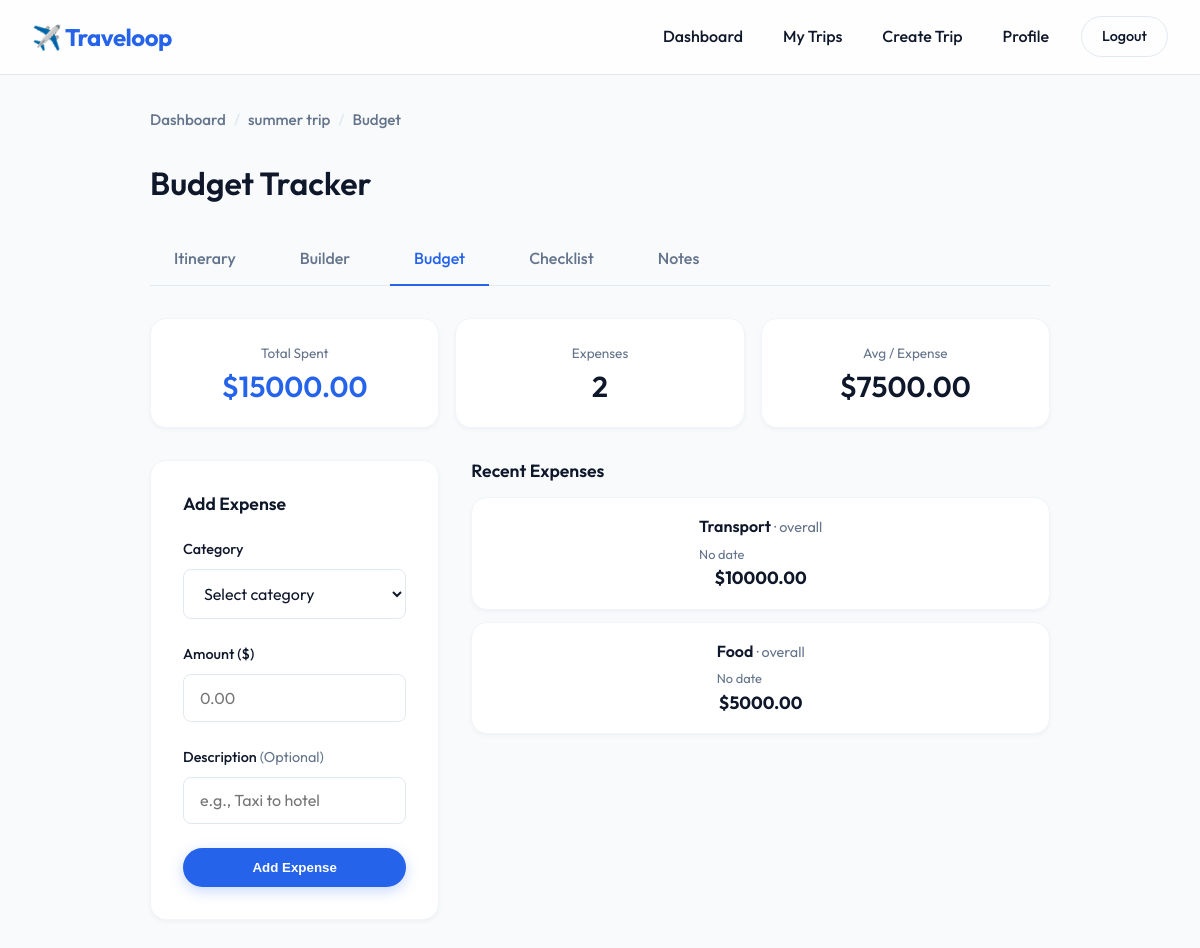
/trips/1/budget (signed in), run on the app's committed database.
### database/models.py (models this page shows)
class Trip(db.Model):
    id = db.Column(db.Integer, primary_key=True)
    user_id = db.Column(db.Integer, db.ForeignKey('user.id'), nullable=False)
    name = db.Column(db.String(100), nullable=False)
    start_date = db.Column(db.Date, nullable=False)
    end_date = db.Column(db.Date, nullable=False)
    description = db.Column(db.Text)
    cover_photo = db.Column(db.String(255))
    is_public = db.Column(db.Boolean, default=False)
    created_at = db.Column(db.DateTime, default=lambda: datetime.now(timezone.utc))
    stops = db.relationship('Stop', backref='trip', lazy=True, cascade='all, delete-orphan')
    expenses = db.relationship('Expense', backref='trip', lazy=True, cascade='all, delete-orphan')
    checklist_items = db.relationship('ChecklistItem', backref='trip', lazy=True, cascade='all, delete-orphan')
    notes = db.relationship('Note', backref='trip', lazy=True, cascade='all, delete-orphan')

class Expense(db.Model):
    id = db.Column(db.Integer, primary_key=True)
    trip_id = db.Column(db.Integer, db.ForeignKey('trip.id'), nullable=False)
    category = db.Column(db.String(50), nullable=False) # e.g., 'Transport', 'Accommodation'
    amount = db.Column(db.Float, nullable=False)
    currency = db.Column(db.String(3), default='USD')
    date = db.Column(db.Date, default=lambda: datetime.now(timezone.utc).date())
    description = db.Column(db.String(255))

### backend/features.py (the view, shortened to what this page needs)
@features_bp.route('/trips/<int:trip_id>/budget', methods=['GET', 'POST'])
@login_required
def budget(trip_id):
    trip = check_trip_access(trip_id)
    if not trip:
        return redirect(url_for('trips.dashboard'))
    total_cost = sum(e.amount for e in trip.expenses)
    return render_template('budget.html', trip=trip, total_cost=total_cost)

### backend/features.py (called while the page is built)
def check_trip_access(trip_id):
    trip = Trip.query.get_or_404(trip_id)
    if trip.user_id != current_user.id:
        return None
    return trip

### database/models.py (called while the page is built)
@login_manager.user_loader
def load_user(user_id):
    return User.query.get(int(user_id))

### templates/budget.html (shortened to what this page needs)
{% extends "base.html" %}
{% block content %}
<div style="max-width: 900px; margin: 0 auto;">
    <div class="breadcrumb">
        <a href="{{ url_for('trips.dashboard') }}">Dashboard</a>
        <span class="separator">/</span>
        <a href="{{ url_for('trips.view_trip', trip_id=trip.id) }}">{{ trip.name }}</a>
        <span class="separator">/</span>
        <span>Budget</span>
    </div>
    <h2 style="font-size: 2rem; margin-bottom: 2rem;">Budget Tracker</h2>
    <div class="trip-nav">
        <a href="{{ url_for('trips.view_trip', trip_id=trip.id) }}">Itinerary</a>
        <a href="{{ url_for('trips.trip_builder', trip_id=trip.id) }}">Builder</a>
        <a href="{{ url_for('features.budget', trip_id=trip.id) }}" class="active">Budget</a>
        <a href="{{ url_for('features.checklist', trip_id=trip.id) }}">Checklist</a>
        <a href="{{ url_for('features.notes', trip_id=trip.id) }}">Notes</a>
    </div>
    <div style="display: grid; grid-template-columns: repeat(3, 1fr); gap: 1rem; margin-bottom: 2rem;">
        <div class="card" style="text-align: center; padding: 1.5rem;">
            <p style="font-size: 0.85rem; color: var(--text-muted); margin-bottom: 0.25rem;">Total Spent</p>
            <h3 style="font-size: 1.8rem; color: var(--primary);">${{ "%.2f"|format(trip.expenses|sum(attribute='amount')) }}</h3>
        </div>
        <div class="card" style="text-align: center; padding: 1.5rem;">
            <p style="font-size: 0.85rem; color: var(--text-muted); margin-bottom: 0.25rem;">Expenses</p>
            <h3 style="font-size: 1.8rem;">{{ trip.expenses|length }}</h3>
        </div>
        <div class="card" style="text-align: center; padding: 1.5rem;">
            <p style="font-size: 0.85rem; color: var(--text-muted); margin-bottom: 0.25rem;">Avg / Expense</p>
            <h3 style="font-size: 1.8rem;">
                {% if trip.expenses|length > 0 %}
                    ${{ "%.2f"|format((trip.expenses|sum(attribute='amount')) / (trip.expenses|length)) }}
                {% else %}
                    $0
                {% endif %}
            </h3>
        </div>
    </div>
    <div style="display: flex; gap: 2rem; align-items: flex-start;">
        <div style="flex: 1;">
            <div class="card" style="padding: 2rem;">
                <h3 style="margin-bottom: 1.5rem; font-size: 1.1rem;">Add Expense</h3>
                <form method="POST">
                    <div class="form-group">
                        <label for="category">Category</label>
                        <select name="category" id="category" class="form-control" required>
                            <option value="" disabled selected>Select category</option>
                        </select>
                    </div>
                    <div class="form-group">
                        <label for="amount">Amount ($)</label>
                        <input type="number" step="0.01" id="amount" name="amount" class="form-control" placeholder="0.00" required>
                    </div>
                    <div class="form-group">
                        <label for="description">Description <span style="color: var(--text-muted); font-weight: 400;">(Optional)</span></label>
                        <input type="text" id="description" name="description" class="form-control" placeholder="e.g., Taxi to hotel">
                    </div>
                    <button type="submit" class="btn btn-primary btn-block">Add Expense</button>
                </form>
            </div>
        </div>
        <div style="flex: 2;">
            <h3 style="margin-bottom: 1rem; font-size: 1.1rem;">Recent Expenses</h3>
            {% if trip.expenses %}
                {% for expense in trip.expenses|sort(attribute='date', reverse=True) %}
                    <div class="card" style="padding: 1rem 1.5rem; margin-bottom: 0.75rem; display: flex; justify-content: space-between; align-items: center;">
                        <div>
                            <span style="font-weight: 600;">{{ expense.category }}</span>
                            {% if expense.description %}
                                <span style="color: var(--text-muted); font-size: 0.9rem;"> · {{ expense.description }}</span>
                            {% endif %}
                            <p style="font-size: 0.8rem; color: var(--text-muted); margin-top: 0.25rem;">{{ expense.date.strftime('%b %d, %Y') if expense.date else 'No date' }}</p>
                        </div>
                        <span style="font-weight: 700; font-size: 1.1rem;">${{ "%.2f"|format(expense.amount) }}</span>
                    </div>
                {% endfor %}
            {% else %}
                <div class="card" style="padding: 3rem; text-align: center;">
                    <p style="color: var(--text-muted);">No expenses recorded yet. Add your first one!</p>
                </div>
            {% endif %}
        </div>
    </div>
</div>
{% endblock %}

### static/style.css (style rules this page uses)
:root { --primary: #2563EB; --primary-hover: #1D4ED8; --secondary: #10B981; --secondary-hover: #059669; --danger: #EF4444; --danger-hover: #DC2626; --bg-main: #F8FAFC; --bg-card: #FFFFFF; --bg-nav: #FFFFFF; --text-main: #0F172A; --text-muted: #64748B; --border: #E2E8F0; --border-light: #F1F5F9; --radius-sm: 8px; --radius-md: 16px; --radius-lg: 24px; --radius-full: 9999px; --shadow-sm: 0 2px 4px rgba(15, 23, 42, 0.04); --shadow-md: 0 4px 12px rgba(15, 23, 42, 0.06); --shadow-lg: 0 12px 32px rgba(15, 23, 42, 0.08); }
* { box-sizing: border-box; margin: 0; padding: 0; }
body { font-family: 'Outfit', sans-serif; background-color: var(--bg-main); color: var(--text-main); line-height: 1.6; -webkit-font-smoothing: antialiased; }
a { text-decoration: none; color: var(--primary); transition: all 0.2s ease; }
h1, h2, h3, h4, h5 { font-weight: 600; line-height: 1.2; color: var(--text-main); }
p { color: var(--text-muted); }
.btn { display: inline-block; padding: 0.75rem 1.5rem; border-radius: var(--radius-full); font-weight: 600; text-align: center; cursor: pointer; border: none; transition: all 0.2s cubic-bezier(0.4, 0, 0.2, 1); }
.btn-primary { background-color: var(--primary); color: white; box-shadow: 0 4px 14px rgba(37, 99, 235, 0.25); }
.btn-block { display: block; width: 100%; }
.trip-card, .card { background: var(--bg-card); border-radius: var(--radius-md); padding: 1.5rem; box-shadow: var(--shadow-sm); border: 1px solid var(--border-light); display: flex; flex-direction: column; transition: all 0.3s ease; }
.form-group { margin-bottom: 1.5rem; }
.form-group label { display: block; font-weight: 500; margin-bottom: 0.5rem; font-size: 0.9rem; color: var(--text-main); }
.form-control { width: 100%; padding: 0.8rem 1rem; border: 1px solid var(--border); border-radius: var(--radius-sm); font-family: inherit; font-size: 1rem; color: var(--text-main); background-color: var(--bg-card); transition: all 0.2s ease; }
.breadcrumb { display: inline-flex; align-items: center; gap: 0.5rem; margin-bottom: 2rem; font-size: 0.95rem; font-weight: 500; color: var(--text-muted); }
.breadcrumb a { color: var(--text-muted); }
.breadcrumb .separator { color: var(--border); }
.trip-nav { display: flex; gap: 1rem; margin-bottom: 2rem; border-bottom: 1px solid var(--border); padding-bottom: 0; }
.trip-nav a { padding: 0.75rem 1.5rem; color: var(--text-muted); font-weight: 500; border-bottom: 2px solid transparent; margin-bottom: -1px; }
.trip-nav a.active { color: var(--primary); border-bottom-color: var(--primary); }

### data on the page
Trip: name "summer trip"
Expense: category "Transport", description "overall", date "No date", amount "10000.00"
Expense: category "Food", description "overall", date "No date", amount "5000.00"

### other printed values
{{ "%.2f"|format(trip.expenses|sum(attribute='amount')) }} "15000.00"
{{ trip.expenses|length }} "2"
